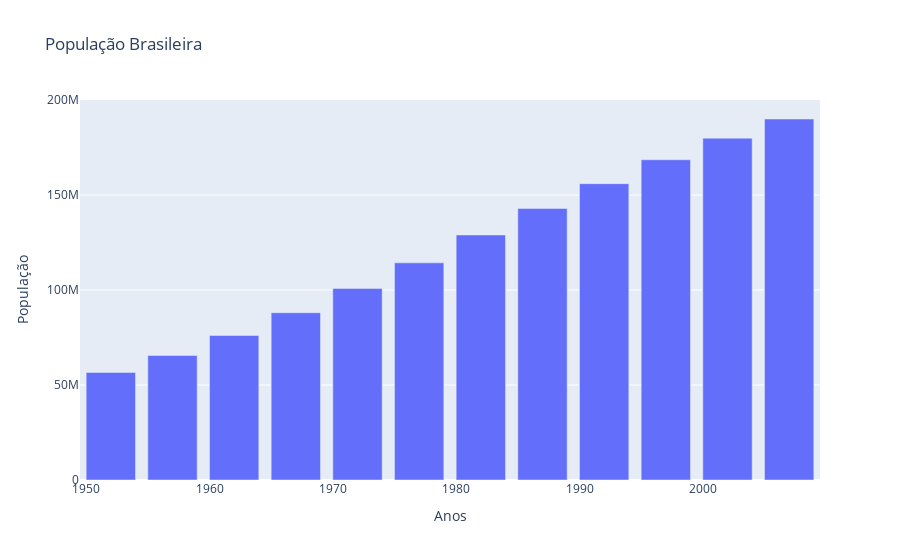

Here is the notebook cell this chart was saved with:
### Code cell
fig1=px.bar(data_br,x='year',y='pop',title='População Brasileira')
fig1.update_layout(xaxis=dict(title='Anos'),yaxis=dict(title='População'))
fig1.show()

### Figure 1 — Plotly figure (JSON) as saved in the notebook; plotly's stock layout.template omitted (floating-point values rounded to 4 significant figures)
{"data": [{"alignmentgroup": "True", "hovertemplate": "year=%{x}<br>pop=%{y}<extra></extra>", "legendgroup": "", "marker": {"color": "#636efa", "pattern": {"shape": ""}}, "name": "", "offsetgroup": "", "orientation": "v", "showlegend": false, "textposition": "auto", "type": "bar", "x": [1952, 1957, 1962, 1967, 1972, 1977, 1982, 1987, 1992, 1997, 2002, 2007], "xaxis": "x", "y": [56602560, 65551171, 76039390, 88049823, 100840058, 114313951, 128962939, 142938076, 155975974, 168546719, 179914212, 190010647], "yaxis": "y"}], "layout": {"barmode": "relative", "legend": {"tracegroupgap": 0}, "title": {"text": "População Brasileira"}, "xaxis": {"anchor": "y", "domain": [0, 1], "title": {"text": "Anos"}}, "yaxis": {"anchor": "x", "domain": [0, 1], "title": {"text": "População"}}}}
